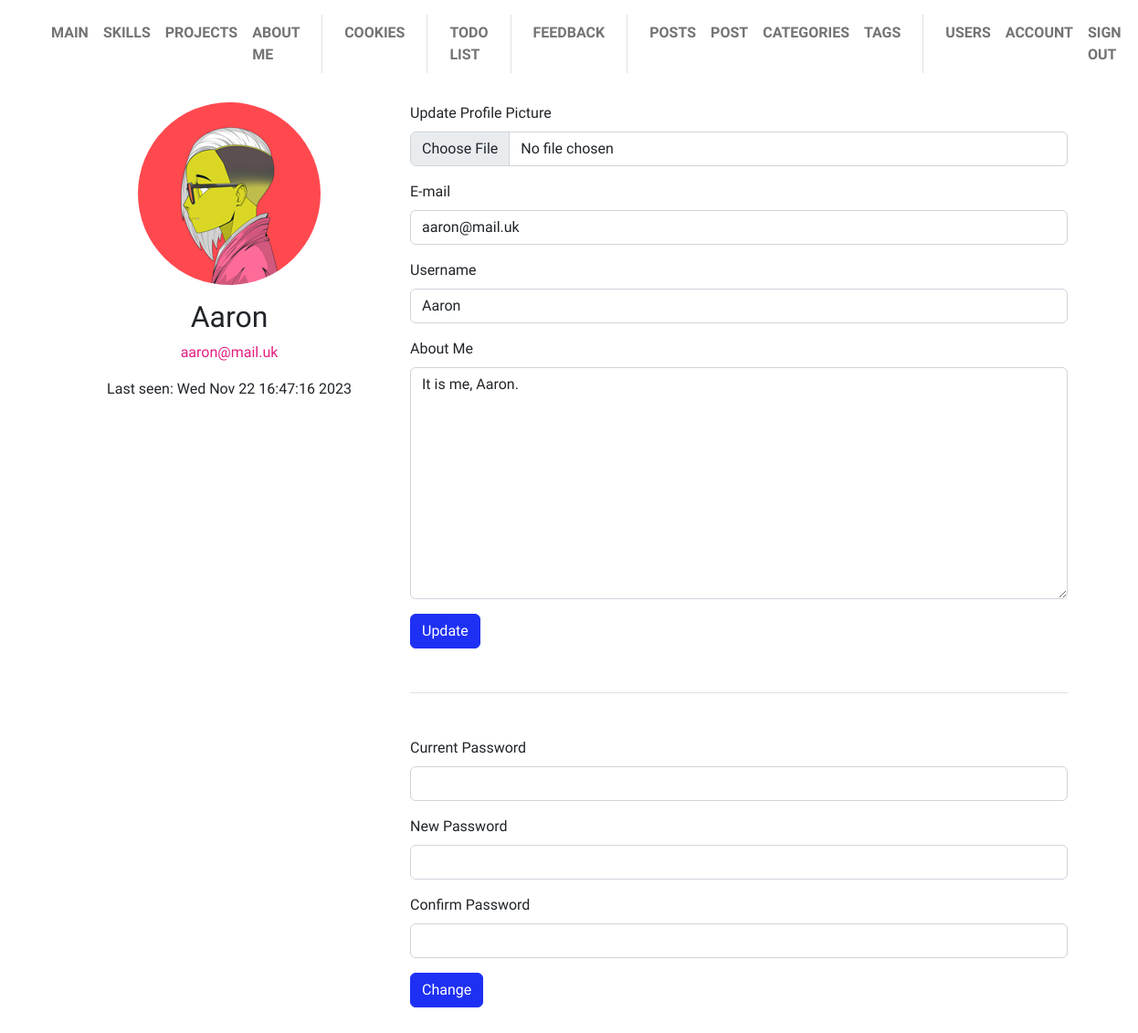
Before: /user/account (signed in) with the older database file.
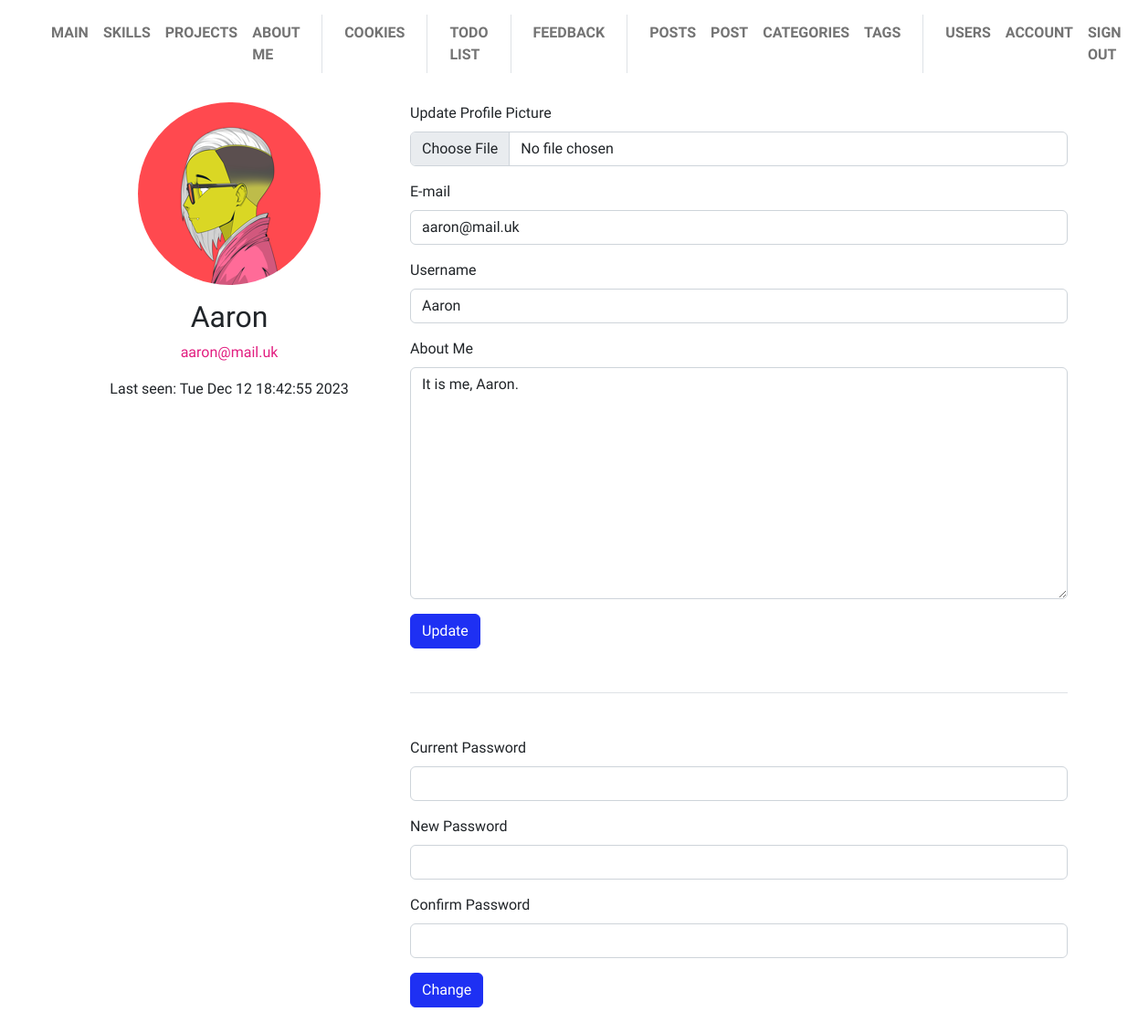
After: the same page with the newer database file.
### app/user/models.py (models this page shows, shortened)
class User(db.Model, UserMixin):
    __tablename__ = "user"
    id = Column(Integer, primary_key=True)
    username = Column(String(20), unique=True, nullable=False)
    email = Column(String(120), unique=True, nullable=False)
    image_file = Column(String(20), nullable=False, default="default.jpg")
    about_me = Column(String(512), nullable=True, default="")
    last_seen = Column(DateTime(True), nullable=True)
    password_hash = Column(String(128))
    @property
    def image_filename(self):
        return "upload/avatars/" + self.image_file
    @property
    def password(self):
        """
        Password cannot be accessed
        """
        raise AttributeError("password is not a readable attribute")

### app/user/views.py (the view, shortened to what this page needs)
@user_blueprint.route('/account', methods=["GET", "POST"])
@login_required
def account():
    action = request.args.get("action", "")
    form = UpdateAccountForm()
    change_password_form = ChangePasswordForm()
    if action != "update_profile" or request.method == "GET":
        form.username.data = current_user.username
        form.email.data = current_user.email
        form.about_me.data = current_user.about_me
    return render_template("user/account.html", form=form, change_password_form=change_password_form)

### app/user/forms.py (shortened to what this page needs)
class UpdateAccountForm(FlaskForm):
    username = StringField("Username",
                           validators=[
                               DataRequired(message="Username is required"),
                               Length(min=4, max=20),
                               Regexp('^[A-Za-z][A-Za-z0-9_.]*$', 0,
                                      'Username must have only '
                                      'letters, numbers, dots '
                                      'or underscores'),
                           ])
    email = EmailField("E-mail",
                       validators=[
                           Length(max=120),
                           Email(message="Incorrect e-mail"),
                           DataRequired(message="E-mail is required"),
                       ])
    picture = FileField("Update Profile Picture",
                        validators=[
                            FileAllowed(["jpg", "png"])
                        ])
    about_me = TextAreaField("About Me",
                             validators=[
                                 Length(max=512),
                             ])
    submit = SubmitField("Update")

### app/user/templates/user/account.html (shortened to what this page needs)
{% extends "base/base.html" %}
{% from "base/macros.html" import render_field %}
{% block page_body %}
  <div class="container">
    <div class="row">
      <div class="col-4 text-center">
        <div class="w-100 position-sticky fix-offset-top">
          <img class="rounded-circle user-avatar mb-3" src="{{ url_for('.static', filename=current_user.image_filename) }}"/>
          <h2 class="account-heading">{{ current_user.username }}</h2>
          <p class="text-secondary">{{ current_user.email }}</p>
          <p>Last seen: {{ current_user.last_seen.ctime() }}</p>
        </div>
      </div>
      <div class="col-8 pb-5">
        <form method="POST" action="?action=update_profile" enctype="multipart/form-data" novalidate>
          {{ render_field(form.picture) }}
          {{ render_field(form.email) }}
          {{ render_field(form.username) }}
          {{ render_field(form.about_me) }}
          {{ render_field(form.submit) }}
        </form>
        <div class="border-top my-5"></div>
        <form method="POST" action="?action=change_password" enctype="multipart/form-data" novalidate>
          {{ render_field(change_password_form.current_password) }}
          {{ render_field(change_password_form.new_password) }}
          {{ render_field(change_password_form.confirm_password) }}
          {{ render_field(change_password_form.submit) }}
        </form>
      </div>
    </div>
  </div>
{% endblock %}

### app/base/templates/base/macros.html (shortened to what this page needs)
{% macro render_field(field) %}
  {% if field.type == 'StringField' or field.type == 'EmailField' or field.type == 'PasswordField' or field.type == 'FileField' %}
    {{ render_text_input(field) }}
  {% elif field.type == 'TextAreaField' %}
    {{ render_text_area(field) }}
  {% elif field.type == 'SelectField' or field.type == 'SelectMultipleField' %}
    {{ render_select(field) }}
  {% elif field.type == 'BooleanField' %}
    {{ render_checkbox(field) }}
  {% elif field.type == 'SubmitField' %}
    {{ render_submit(field) }}
  {% endif %}
{% endmacro %}
{% macro render_text_input(field) %}
  <div class="mb-3">
    <label for="{{ field.id }}" class="form-label"> {{ field.label.text }} </label>
    <div class="input-group has-validation">
      <input
        type="{% if field.type == 'StringField' %}text{% elif field.type == 'PasswordField' %}password{% elif field.type == 'FileField' %}file{% endif %}"
        class="form-control {% if field.errors.__len__() > 0 %} is-invalid {% endif %}"
        name="{{ field.name }}"
        id="{{ field.id }}"
        {% if field.type != 'PasswordField' and field.type != 'FileField' %}
          value="{{ field.data if field.data else "" }}"
        {% endif %}
        aria-describedby="{{ field.id }}-feedback"
      />
    </div>
  </div>
{% endmacro %}
{% macro render_text_area(field) %}
  <div class="mb-3">
    <label for="{{ field.id }}" class="form-label"> {{ field.label.text }} </label>
    <div class="input-group has-validation">
      <textarea
        class="form-control {% if field.errors.__len__() > 0 %} is-invalid {% endif %}"
        name="{{ field.name }}"
        id="{{ field.id }}"
        rows="10"
      >{{ field.data if field.data else "" }}</textarea>
    </div>
  </div>
{% endmacro %}
{% macro render_submit(field) %}
  <div class="">
    <input
      class="btn btn-{{ (field.render_kw and field.render_kw.get('category')) or 'primary' }}"
      type="submit"
      id="{{ field.id }}"
      name="{{ field.name }}"
      value="{{ field.label.text }}"
    />
  </div>
{% endmacro %}

Changed rows visible on the page:
changed User "Aaron": last_seen.ctime "Wed Nov 22 16:47:16 2023" → "Tue Dec 12 18:42:55 2023"
